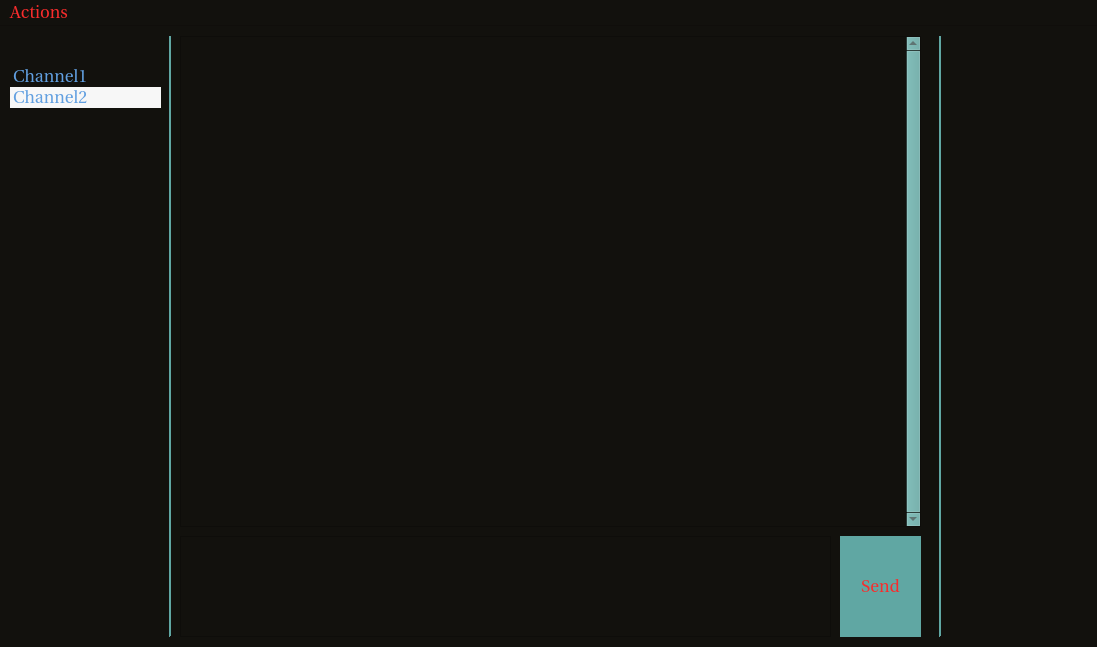
<?xml version="1.0" encoding="UTF-8"?>
<ui version="4.0">
 <class>Messenger</class>
 <widget class="QMainWindow" name="Messenger">
  <property name="geometry">
   <rect>
    <x>0</x>
    <y>0</y>
    <width>1097</width>
    <height>647</height>
   </rect>
  </property>
  <property name="palette">
   <palette>
    <active>
     <colorrole role="WindowText">
      <brush brushstyle="SolidPattern">
       <color alpha="255">
        <red>76</red>
        <green>76</green>
        <blue>76</blue>
       </color>
      </brush>
     </colorrole>
     <colorrole role="Button">
      <brush brushstyle="SolidPattern">
       <color alpha="255">
        <red>96</red>
        <green>167</green>
        <blue>163</blue>
       </color>
      </brush>
     </colorrole>
     <colorrole role="Light">
      <brush brushstyle="SolidPattern">
       <color alpha="255">
        <red>96</red>
        <green>167</green>
        <blue>163</blue>
       </color>
      </brush>
     </colorrole>
     <colorrole role="Dark">
      <brush brushstyle="SolidPattern">
       <color alpha="255">
        <red>96</red>
        <green>167</green>
        <blue>163</blue>
       </color>
      </brush>
     </colorrole>
     <colorrole role="Text">
      <brush brushstyle="SolidPattern">
       <color alpha="255">
        <red>234</red>
        <green>226</green>
        <blue>210</blue>
       </color>
      </brush>
     </colorrole>
     <colorrole role="ButtonText">
      <brush brushstyle="SolidPattern">
       <color alpha="255">
        <red>248</red>
        <green>44</green>
        <blue>44</blue>
       </color>
      </brush>
     </colorrole>
     <colorrole role="Base">
      <brush brushstyle="SolidPattern">
       <color alpha="255">
        <red>18</red>
        <green>17</green>
        <blue>13</blue>
       </color>
      </brush>
     </colorrole>
     <colorrole role="Window">
      <brush brushstyle="SolidPattern">
       <color alpha="255">
        <red>18</red>
        <green>17</green>
        <blue>13</blue>
       </color>
      </brush>
     </colorrole>
     <colorrole role="Highlight">
      <brush brushstyle="SolidPattern">
       <color alpha="255">
        <red>122</red>
        <green>173</green>
        <blue>119</blue>
       </color>
      </brush>
     </colorrole>
     <colorrole role="ToolTipBase">
      <brush brushstyle="SolidPattern">
       <color alpha="255">
        <red>220</red>
        <green>226</green>
        <blue>255</blue>
       </color>
      </brush>
     </colorrole>
    </active>
    <inactive>
     <colorrole role="WindowText">
      <brush brushstyle="SolidPattern">
       <color alpha="255">
        <red>76</red>
        <green>76</green>
        <blue>76</blue>
       </color>
      </brush>
     </colorrole>
     <colorrole role="Button">
      <brush brushstyle="SolidPattern">
       <color alpha="255">
        <red>96</red>
        <green>167</green>
        <blue>163</blue>
       </color>
      </brush>
     </colorrole>
     <colorrole role="Light">
      <brush brushstyle="SolidPattern">
       <color alpha="255">
        <red>96</red>
        <green>167</green>
        <blue>163</blue>
       </color>
      </brush>
     </colorrole>
     <colorrole role="Dark">
      <brush brushstyle="SolidPattern">
       <color alpha="255">
        <red>96</red>
        <green>167</green>
        <blue>163</blue>
       </color>
      </brush>
     </colorrole>
     <colorrole role="Text">
      <brush brushstyle="SolidPattern">
       <color alpha="255">
        <red>234</red>
        <green>226</green>
        <blue>210</blue>
       </color>
      </brush>
     </colorrole>
     <colorrole role="ButtonText">
      <brush brushstyle="SolidPattern">
       <color alpha="255">
        <red>248</red>
        <green>44</green>
        <blue>44</blue>
       </color>
      </brush>
     </colorrole>
     <colorrole role="Base">
      <brush brushstyle="SolidPattern">
       <color alpha="255">
        <red>18</red>
        <green>17</green>
        <blue>13</blue>
       </color>
      </brush>
     </colorrole>
     <colorrole role="Window">
      <brush brushstyle="SolidPattern">
       <color alpha="255">
        <red>18</red>
        <green>17</green>
        <blue>13</blue>
       </color>
      </brush>
     </colorrole>
     <colorrole role="Highlight">
      <brush brushstyle="SolidPattern">
       <color alpha="255">
        <red>122</red>
        <green>173</green>
        <blue>119</blue>
       </color>
      </brush>
     </colorrole>
     <colorrole role="ToolTipBase">
      <brush brushstyle="SolidPattern">
       <color alpha="255">
        <red>220</red>
        <green>226</green>
        <blue>255</blue>
       </color>
      </brush>
     </colorrole>
    </inactive>
    <disabled>
     <colorrole role="WindowText">
      <brush brushstyle="SolidPattern">
       <color alpha="255">
        <red>96</red>
        <green>167</green>
        <blue>163</blue>
       </color>
      </brush>
     </colorrole>
     <colorrole role="Button">
      <brush brushstyle="SolidPattern">
       <color alpha="255">
        <red>96</red>
        <green>167</green>
        <blue>163</blue>
       </color>
      </brush>
     </colorrole>
     <colorrole role="Light">
      <brush brushstyle="SolidPattern">
       <color alpha="255">
        <red>96</red>
        <green>167</green>
        <blue>163</blue>
       </color>
      </brush>
     </colorrole>
     <colorrole role="Dark">
      <brush brushstyle="SolidPattern">
       <color alpha="255">
        <red>96</red>
        <green>167</green>
        <blue>163</blue>
       </color>
      </brush>
     </colorrole>
     <colorrole role="Text">
      <brush brushstyle="SolidPattern">
       <color alpha="255">
        <red>96</red>
        <green>167</green>
        <blue>163</blue>
       </color>
      </brush>
     </colorrole>
     <colorrole role="ButtonText">
      <brush brushstyle="SolidPattern">
       <color alpha="255">
        <red>159</red>
        <green>158</green>
        <blue>158</blue>
       </color>
      </brush>
     </colorrole>
     <colorrole role="Base">
      <brush brushstyle="SolidPattern">
       <color alpha="255">
        <red>18</red>
        <green>17</green>
        <blue>13</blue>
       </color>
      </brush>
     </colorrole>
     <colorrole role="Window">
      <brush brushstyle="SolidPattern">
       <color alpha="255">
        <red>18</red>
        <green>17</green>
        <blue>13</blue>
       </color>
      </brush>
     </colorrole>
     <colorrole role="Highlight">
      <brush brushstyle="SolidPattern">
       <color alpha="255">
        <red>240</red>
        <green>240</green>
        <blue>240</blue>
       </color>
      </brush>
     </colorrole>
     <colorrole role="ToolTipBase">
      <brush brushstyle="SolidPattern">
       <color alpha="255">
        <red>220</red>
        <green>226</green>
        <blue>255</blue>
       </color>
      </brush>
     </colorrole>
    </disabled>
   </palette>
  </property>
  <property name="font">
   <font>
    <family>Utopia</family>
    <pointsize>13</pointsize>
   </font>
  </property>
  <property name="windowTitle">
   <string>Messenger</string>
  </property>
  <property name="autoFillBackground">
   <bool>true</bool>
  </property>
  <widget class="QWidget" name="centralWidget">
   <widget class="QTextEdit" name="inputText">
    <property name="geometry">
     <rect>
      <x>180</x>
      <y>510</y>
      <width>651</width>
      <height>101</height>
     </rect>
    </property>
    <property name="palette">
     <palette>
      <active>
       <colorrole role="Text">
        <brush brushstyle="SolidPattern">
         <color alpha="255">
          <red>234</red>
          <green>226</green>
          <blue>210</blue>
         </color>
        </brush>
       </colorrole>
      </active>
      <inactive>
       <colorrole role="Text">
        <brush brushstyle="SolidPattern">
         <color alpha="255">
          <red>234</red>
          <green>226</green>
          <blue>210</blue>
         </color>
        </brush>
       </colorrole>
      </inactive>
      <disabled>
       <colorrole role="Text">
        <brush brushstyle="SolidPattern">
         <color alpha="255">
          <red>159</red>
          <green>158</green>
          <blue>158</blue>
         </color>
        </brush>
       </colorrole>
      </disabled>
     </palette>
    </property>
    <property name="font">
     <font>
      <family>Utopia</family>
      <pointsize>13</pointsize>
     </font>
    </property>
    <property name="cursor" stdset="0">
     <cursorShape>IBeamCursor</cursorShape>
    </property>
    <property name="mouseTracking">
     <bool>false</bool>
    </property>
    <property name="lineWidth">
     <number>2</number>
    </property>
    <property name="midLineWidth">
     <number>2</number>
    </property>
   </widget>
   <widget class="QPushButton" name="sendButton">
    <property name="enabled">
     <bool>true</bool>
    </property>
    <property name="geometry">
     <rect>
      <x>840</x>
      <y>510</y>
      <width>81</width>
      <height>101</height>
     </rect>
    </property>
    <property name="autoFillBackground">
     <bool>true</bool>
    </property>
    <property name="text">
     <string>Send</string>
    </property>
    <property name="checkable">
     <bool>false</bool>
    </property>
    <property name="autoDefault">
     <bool>false</bool>
    </property>
    <property name="default">
     <bool>false</bool>
    </property>
    <property name="flat">
     <bool>true</bool>
    </property>
   </widget>
   <widget class="Line" name="line_1">
    <property name="geometry">
     <rect>
      <x>160</x>
      <y>10</y>
      <width>20</width>
      <height>601</height>
     </rect>
    </property>
    <property name="orientation">
     <enum>Qt::Vertical</enum>
    </property>
   </widget>
   <widget class="Line" name="line_2">
    <property name="geometry">
     <rect>
      <x>930</x>
      <y>10</y>
      <width>20</width>
      <height>601</height>
     </rect>
    </property>
    <property name="orientation">
     <enum>Qt::Vertical</enum>
    </property>
   </widget>
   <widget class="QTextBrowser" name="messageView">
    <property name="geometry">
     <rect>
      <x>180</x>
      <y>10</y>
      <width>741</width>
      <height>491</height>
     </rect>
    </property>
    <property name="font">
     <font>
      <family>Utopia</family>
      <pointsize>16</pointsize>
     </font>
    </property>
    <property name="lineWidth">
     <number>2</number>
    </property>
    <property name="midLineWidth">
     <number>2</number>
    </property>
    <property name="verticalScrollBarPolicy">
     <enum>Qt::ScrollBarAlwaysOn</enum>
    </property>
    <property name="horizontalScrollBarPolicy">
     <enum>Qt::ScrollBarAlwaysOff</enum>
    </property>
   </widget>
   <widget class="QTextBrowser" name="helpTextBrowser">
    <property name="geometry">
     <rect>
      <x>960</x>
      <y>10</y>
      <width>121</width>
      <height>571</height>
     </rect>
    </property>
    <property name="font">
     <font>
      <pointsize>11</pointsize>
     </font>
    </property>
    <property name="frameShape">
     <enum>QFrame::NoFrame</enum>
    </property>
    <property name="frameShadow">
     <enum>QFrame::Plain</enum>
    </property>
    <property name="lineWidth">
     <number>0</number>
    </property>
    <property name="verticalScrollBarPolicy">
     <enum>Qt::ScrollBarAlwaysOff</enum>
    </property>
    <property name="horizontalScrollBarPolicy">
     <enum>Qt::ScrollBarAlwaysOff</enum>
    </property>
    <property name="sizeAdjustPolicy">
     <enum>QAbstractScrollArea::AdjustToContents</enum>
    </property>
   </widget>
   <widget class="QTextBrowser" name="channelsTextBrowser">
    <property name="geometry">
     <rect>
      <x>10</x>
      <y>10</y>
      <width>141</width>
      <height>581</height>
     </rect>
    </property>
    <property name="font">
     <font>
      <pointsize>11</pointsize>
     </font>
    </property>
    <property name="frameShape">
     <enum>QFrame::NoFrame</enum>
    </property>
    <property name="frameShadow">
     <enum>QFrame::Plain</enum>
    </property>
    <property name="lineWidth">
     <number>0</number>
    </property>
    <property name="verticalScrollBarPolicy">
     <enum>Qt::ScrollBarAlwaysOff</enum>
    </property>
    <property name="horizontalScrollBarPolicy">
     <enum>Qt::ScrollBarAlwaysOff</enum>
    </property>
    <property name="sizeAdjustPolicy">
     <enum>QAbstractScrollArea::AdjustToContents</enum>
    </property>
   </widget>
   <widget class="QListWidget" name="channelsListWidget">
    <property name="geometry">
     <rect>
      <x>10</x>
      <y>40</y>
      <width>151</width>
      <height>192</height>
     </rect>
    </property>
    <property name="palette">
     <palette>
      <active>
       <colorrole role="WindowText">
        <brush brushstyle="SolidPattern">
         <color alpha="255">
          <red>76</red>
          <green>76</green>
          <blue>76</blue>
         </color>
        </brush>
       </colorrole>
       <colorrole role="Button">
        <brush brushstyle="SolidPattern">
         <color alpha="255">
          <red>18</red>
          <green>17</green>
          <blue>13</blue>
         </color>
        </brush>
       </colorrole>
       <colorrole role="Light">
        <brush brushstyle="SolidPattern">
         <color alpha="255">
          <red>18</red>
          <green>17</green>
          <blue>13</blue>
         </color>
        </brush>
       </colorrole>
       <colorrole role="Midlight">
        <brush brushstyle="SolidPattern">
         <color alpha="255">
          <red>18</red>
          <green>17</green>
          <blue>13</blue>
         </color>
        </brush>
       </colorrole>
       <colorrole role="Dark">
        <brush brushstyle="SolidPattern">
         <color alpha="255">
          <red>18</red>
          <green>17</green>
          <blue>13</blue>
         </color>
        </brush>
       </colorrole>
       <colorrole role="Mid">
        <brush brushstyle="SolidPattern">
         <color alpha="255">
          <red>18</red>
          <green>17</green>
          <blue>13</blue>
         </color>
        </brush>
       </colorrole>
       <colorrole role="Text">
        <brush brushstyle="SolidPattern">
         <color alpha="255">
          <red>97</red>
          <green>159</green>
          <blue>224</blue>
         </color>
        </brush>
       </colorrole>
       <colorrole role="BrightText">
        <brush brushstyle="SolidPattern">
         <color alpha="255">
          <red>18</red>
          <green>17</green>
          <blue>13</blue>
         </color>
        </brush>
       </colorrole>
       <colorrole role="ButtonText">
        <brush brushstyle="SolidPattern">
         <color alpha="255">
          <red>18</red>
          <green>17</green>
          <blue>13</blue>
         </color>
        </brush>
       </colorrole>
       <colorrole role="Shadow">
        <brush brushstyle="SolidPattern">
         <color alpha="255">
          <red>18</red>
          <green>17</green>
          <blue>13</blue>
         </color>
        </brush>
       </colorrole>
      </active>
      <inactive>
       <colorrole role="WindowText">
        <brush brushstyle="SolidPattern">
         <color alpha="255">
          <red>76</red>
          <green>76</green>
          <blue>76</blue>
         </color>
        </brush>
       </colorrole>
       <colorrole role="Button">
        <brush brushstyle="SolidPattern">
         <color alpha="255">
          <red>18</red>
          <green>17</green>
          <blue>13</blue>
         </color>
        </brush>
       </colorrole>
       <colorrole role="Light">
        <brush brushstyle="SolidPattern">
         <color alpha="255">
          <red>18</red>
          <green>17</green>
          <blue>13</blue>
         </color>
        </brush>
       </colorrole>
       <colorrole role="Midlight">
        <brush brushstyle="SolidPattern">
         <color alpha="255">
          <red>18</red>
          <green>17</green>
          <blue>13</blue>
         </color>
        </brush>
       </colorrole>
       <colorrole role="Dark">
        <brush brushstyle="SolidPattern">
         <color alpha="255">
          <red>18</red>
          <green>17</green>
          <blue>13</blue>
         </color>
        </brush>
       </colorrole>
       <colorrole role="Mid">
        <brush brushstyle="SolidPattern">
         <color alpha="255">
          <red>18</red>
          <green>17</green>
          <blue>13</blue>
         </color>
        </brush>
       </colorrole>
       <colorrole role="Text">
        <brush brushstyle="SolidPattern">
         <color alpha="255">
          <red>97</red>
          <green>159</green>
          <blue>224</blue>
         </color>
        </brush>
       </colorrole>
       <colorrole role="BrightText">
        <brush brushstyle="SolidPattern">
         <color alpha="255">
          <red>18</red>
          <green>17</green>
          <blue>13</blue>
         </color>
        </brush>
       </colorrole>
       <colorrole role="ButtonText">
        <brush brushstyle="SolidPattern">
         <color alpha="255">
          <red>18</red>
          <green>17</green>
          <blue>13</blue>
         </color>
        </brush>
       </colorrole>
       <colorrole role="Shadow">
        <brush brushstyle="SolidPattern">
         <color alpha="255">
          <red>18</red>
          <green>17</green>
          <blue>13</blue>
         </color>
        </brush>
       </colorrole>
      </inactive>
      <disabled>
       <colorrole role="WindowText">
        <brush brushstyle="SolidPattern">
         <color alpha="255">
          <red>18</red>
          <green>17</green>
          <blue>13</blue>
         </color>
        </brush>
       </colorrole>
       <colorrole role="Button">
        <brush brushstyle="SolidPattern">
         <color alpha="255">
          <red>18</red>
          <green>17</green>
          <blue>13</blue>
         </color>
        </brush>
       </colorrole>
       <colorrole role="Light">
        <brush brushstyle="SolidPattern">
         <color alpha="255">
          <red>18</red>
          <green>17</green>
          <blue>13</blue>
         </color>
        </brush>
       </colorrole>
       <colorrole role="Midlight">
        <brush brushstyle="SolidPattern">
         <color alpha="255">
          <red>18</red>
          <green>17</green>
          <blue>13</blue>
         </color>
        </brush>
       </colorrole>
       <colorrole role="Dark">
        <brush brushstyle="SolidPattern">
         <color alpha="255">
          <red>18</red>
          <green>17</green>
          <blue>13</blue>
         </color>
        </brush>
       </colorrole>
       <colorrole role="Mid">
        <brush brushstyle="SolidPattern">
         <color alpha="255">
          <red>18</red>
          <green>17</green>
          <blue>13</blue>
         </color>
        </brush>
       </colorrole>
       <colorrole role="Text">
        <brush brushstyle="SolidPattern">
         <color alpha="255">
          <red>18</red>
          <green>17</green>
          <blue>13</blue>
         </color>
        </brush>
       </colorrole>
       <colorrole role="BrightText">
        <brush brushstyle="SolidPattern">
         <color alpha="255">
          <red>18</red>
          <green>17</green>
          <blue>13</blue>
         </color>
        </brush>
       </colorrole>
       <colorrole role="ButtonText">
        <brush brushstyle="SolidPattern">
         <color alpha="255">
          <red>18</red>
          <green>17</green>
          <blue>13</blue>
         </color>
        </brush>
       </colorrole>
       <colorrole role="Shadow">
        <brush brushstyle="SolidPattern">
         <color alpha="255">
          <red>18</red>
          <green>17</green>
          <blue>13</blue>
         </color>
        </brush>
       </colorrole>
      </disabled>
     </palette>
    </property>
    <property name="font">
     <font>
      <kerning>true</kerning>
     </font>
    </property>
    <property name="autoFillBackground">
     <bool>true</bool>
    </property>
    <property name="frameShape">
     <enum>QFrame::NoFrame</enum>
    </property>
    <property name="alternatingRowColors">
     <bool>true</bool>
    </property>
    <property name="wordWrap">
     <bool>true</bool>
    </property>
    <item>
     <property name="text">
      <string>Channel1</string>
     </property>
    </item>
    <item>
     <property name="text">
      <string>Channel2</string>
     </property>
    </item>
   </widget>
  </widget>
  <widget class="QMenuBar" name="menuBar">
   <property name="geometry">
    <rect>
     <x>0</x>
     <y>0</y>
     <width>1097</width>
     <height>29</height>
    </rect>
   </property>
   <widget class="QMenu" name="menuActions">
    <property name="title">
     <string>Actions</string>
    </property>
    <addaction name="actionChange_Name"/>
    <addaction name="actionJoin_Channel"/>
   </widget>
   <addaction name="menuActions"/>
  </widget>
  <action name="actionChange_Name">
   <property name="text">
    <string>Change Name</string>
   </property>
  </action>
  <action name="actionJoin_Channel">
   <property name="text">
    <string>Join Channel</string>
   </property>
  </action>
 </widget>
 <layoutdefault spacing="6" margin="11"/>
 <resources/>
 <connections/>
</ui>
